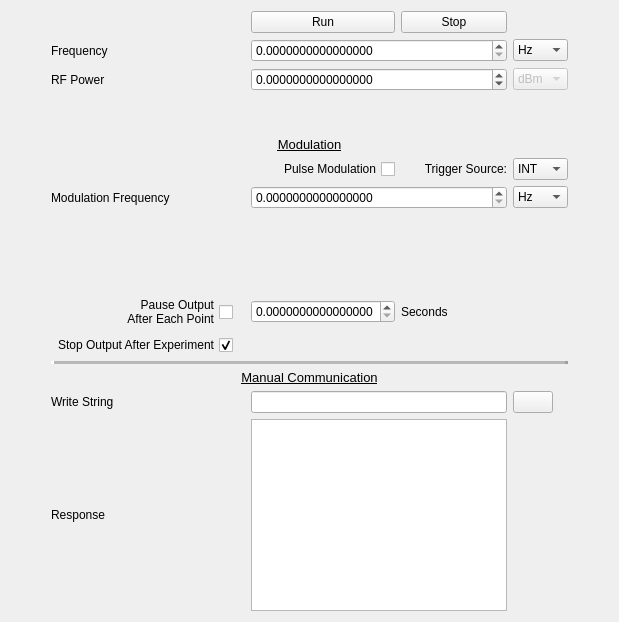
     <widget class="QWidget" name="rns_tab">
      <attribute name="title">
       <string>R&amp;&amp;S</string>
      </attribute>
      <layout class="QGridLayout" name="gridLayout_13">
       <item row="1" column="1">
        <widget class="QLabel" name="label_66">
         <property name="text">
          <string>Frequency</string>
         </property>
        </widget>
       </item>
       <item row="15" column="4" colspan="2">
        <widget class="QTextEdit" name="smb100a_response_textedit"/>
       </item>
       <item row="5" column="4">
        <widget class="QCheckBox" name="smb100a_modulate_checkbox">
         <property name="layoutDirection">
          <enum>Qt::RightToLeft</enum>
         </property>
         <property name="text">
          <string>Pulse Modulation</string>
         </property>
        </widget>
       </item>
       <item row="13" column="1" colspan="6">
        <widget class="QLabel" name="label_67">
         <property name="font">
          <font>
           <pointsize>10</pointsize>
           <underline>true</underline>
          </font>
         </property>
         <property name="text">
          <string>Manual Communication</string>
         </property>
         <property name="alignment">
          <set>Qt::AlignCenter</set>
         </property>
        </widget>
       </item>
       <item row="7" column="4">
        <spacer name="verticalSpacer_4">
         <property name="orientation">
          <enum>Qt::Vertical</enum>
         </property>
         <property name="sizeHint" stdset="0">
          <size>
           <width>20</width>
           <height>40</height>
          </size>
         </property>
        </spacer>
       </item>
       <item row="3" column="4">
        <spacer name="verticalSpacer_5">
         <property name="orientation">
          <enum>Qt::Vertical</enum>
         </property>
         <property name="sizeHint" stdset="0">
          <size>
           <width>20</width>
           <height>40</height>
          </size>
         </property>
        </spacer>
       </item>
       <item row="10" column="1">
        <widget class="QCheckBox" name="cooling_delay_chkbx">
         <property name="layoutDirection">
          <enum>Qt::RightToLeft</enum>
         </property>
         <property name="text">
          <string>Pause Output
After Each Point</string>
         </property>
        </widget>
       </item>
       <item row="14" column="1" colspan="2">
        <widget class="QLabel" name="label_68">
         <property name="maximumSize">
          <size>
           <width>16777215</width>
           <height>20</height>
          </size>
         </property>
         <property name="text">
          <string>Write String</string>
         </property>
        </widget>
       </item>
       <item row="2" column="6">
        <widget class="CustomComboBox" name="smb100a_power_units_cbx">
         <property name="enabled">
          <bool>false</bool>
         </property>
         <property name="editable">
          <bool>false</bool>
         </property>
         <item>
          <property name="text">
           <string>dBm</string>
          </property>
         </item>
        </widget>
       </item>
       <item row="5" column="6">
        <widget class="QComboBox" name="smb100a_mod_source_cmb">
         <item>
          <property name="text">
           <string>INT</string>
          </property>
         </item>
         <item>
          <property name="text">
           <string>EXT</string>
          </property>
         </item>
        </widget>
       </item>
       <item row="14" column="4" colspan="2">
        <widget class="QLineEdit" name="smb100a_write_cmd_lnedt"/>
       </item>
       <item row="10" column="4">
        <widget class="ScienDSpinBox" name="cooling_delay_spbx">
         <property name="maximumSize">
          <size>
           <width>16777215</width>
           <height>16777215</height>
          </size>
         </property>
         <property name="keyboardTracking">
          <bool>false</bool>
         </property>
         <property name="decimals">
          <number>16</number>
         </property>
         <property name="minimum">
          <double>0.000000000000000</double>
         </property>
         <property name="maximum">
          <double>2050000000.000000000000000</double>
         </property>
        </widget>
       </item>
       <item row="15" column="1" colspan="2">
        <widget class="QLabel" name="label_138">
         <property name="maximumSize">
          <size>
           <width>16777215</width>
           <height>20</height>
          </size>
         </property>
         <property name="text">
          <string>Response</string>
         </property>
        </widget>
       </item>
       <item row="12" column="1" colspan="6">
        <widget class="QFrame" name="frame_7">
         <property name="frameShape">
          <enum>QFrame::HLine</enum>
         </property>
         <property name="frameShadow">
          <enum>QFrame::Raised</enum>
         </property>
         <property name="lineWidth">
          <number>3</number>
         </property>
         <property name="midLineWidth">
          <number>5</number>
         </property>
        </widget>
       </item>
       <item row="6" column="4" colspan="2">
        <widget class="ScienDSpinBox" name="smb100a_set_mod_freq_spbx">
         <property name="maximumSize">
          <size>
           <width>16777215</width>
           <height>16777215</height>
          </size>
         </property>
         <property name="keyboardTracking">
          <bool>false</bool>
         </property>
         <property name="decimals">
          <number>16</number>
         </property>
         <property name="minimum">
          <double>0.000000000000000</double>
         </property>
         <property name="maximum">
          <double>2050000000.000000000000000</double>
         </property>
        </widget>
       </item>
       <item row="6" column="1">
        <widget class="QLabel" name="label_69">
         <property name="text">
          <string>Modulation Frequency</string>
         </property>
        </widget>
       </item>
       <item row="1" column="7">
        <spacer name="horizontalSpacer_4">
         <property name="orientation">
          <enum>Qt::Horizontal</enum>
         </property>
         <property name="sizeHint" stdset="0">
          <size>
           <width>40</width>
           <height>20</height>
          </size>
         </property>
        </spacer>
       </item>
       <item row="1" column="4" colspan="2">
        <widget class="ScienDSpinBox" name="smb100a_set_freq_spbx">
         <property name="maximumSize">
          <size>
           <width>16777215</width>
           <height>16777215</height>
          </size>
         </property>
         <property name="keyboardTracking">
          <bool>false</bool>
         </property>
         <property name="decimals">
          <number>16</number>
         </property>
         <property name="minimum">
          <double>0.000000000000000</double>
         </property>
         <property name="maximum">
          <double>12750000000.000000000000000</double>
         </property>
        </widget>
       </item>
       <item row="6" column="6">
        <widget class="CustomComboBox" name="smb100a_mod_freq_units">
         <property name="currentText">
          <string>Hz</string>
         </property>
         <item>
          <property name="text">
           <string>Hz</string>
          </property>
         </item>
         <item>
          <property name="text">
           <string>kHz</string>
          </property>
         </item>
         <item>
          <property name="text">
           <string>MHz</string>
          </property>
         </item>
         <item>
          <property name="text">
           <string>GHz</string>
          </property>
         </item>
        </widget>
       </item>
       <item row="0" column="5">
        <widget class="QPushButton" name="smb100a_stop_btn">
         <property name="text">
          <string>Stop</string>
         </property>
        </widget>
       </item>
       <item row="9" column="1">
        <spacer name="verticalSpacer_6">
         <property name="orientation">
          <enum>Qt::Vertical</enum>
         </property>
         <property name="sizeHint" stdset="0">
          <size>
           <width>20</width>
           <height>40</height>
          </size>
         </property>
        </spacer>
       </item>
       <item row="2" column="1">
        <widget class="QLabel" name="label_70">
         <property name="text">
          <string>RF Power</string>
         </property>
        </widget>
       </item>
       <item row="4" column="1" colspan="6">
        <widget class="QLabel" name="label_72">
         <property name="font">
          <font>
           <pointsize>10</pointsize>
           <weight>50</weight>
           <bold>false</bold>
           <underline>true</underline>
          </font>
         </property>
         <property name="text">
          <string>Modulation</string>
         </property>
         <property name="alignment">
          <set>Qt::AlignCenter</set>
         </property>
        </widget>
       </item>
       <item row="10" column="5">
        <widget class="QLabel" name="label_39">
         <property name="text">
          <string>Seconds</string>
         </property>
        </widget>
       </item>
       <item row="1" column="0">
        <spacer name="horizontalSpacer_3">
         <property name="orientation">
          <enum>Qt::Horizontal</enum>
         </property>
         <property name="sizeHint" stdset="0">
          <size>
           <width>40</width>
           <height>20</height>
          </size>
         </property>
        </spacer>
       </item>
       <item row="5" column="5">
        <widget class="QLabel" name="label_71">
         <property name="layoutDirection">
          <enum>Qt::LeftToRight</enum>
         </property>
         <property name="text">
          <string>Trigger Source:</string>
         </property>
         <property name="alignment">
          <set>Qt::AlignRight|Qt::AlignTrailing|Qt::AlignVCenter</set>
         </property>
        </widget>
       </item>
       <item row="2" column="4" colspan="2">
        <widget class="ScienDSpinBox" name="smb100a_set_power_spbx">
         <property name="maximumSize">
          <size>
           <width>16777215</width>
           <height>16777215</height>
          </size>
         </property>
         <property name="keyboardTracking">
          <bool>false</bool>
         </property>
         <property name="decimals">
          <number>16</number>
         </property>
         <property name="minimum">
          <double>-100.000000000000000</double>
         </property>
         <property name="maximum">
          <double>100.000000000000000</double>
         </property>
        </widget>
       </item>
       <item row="0" column="4">
        <widget class="QPushButton" name="smb100a_run_btn">
         <property name="text">
          <string>Run</string>
         </property>
        </widget>
       </item>
       <item row="14" column="6">
        <widget class="QPushButton" name="smb100a_send_cmd_btn">
         <property name="maximumSize">
          <size>
           <width>40</width>
           <height>16777215</height>
          </size>
         </property>
         <property name="text">
          <string/>
         </property>
         <property name="icon">
          <iconset>
           <normaloff>../icons/arrow.png</normaloff>../icons/arrow.png</iconset>
         </property>
        </widget>
       </item>
       <item row="1" column="6">
        <widget class="CustomComboBox" name="smb100a_freq_units_cbx">
         <property name="currentText">
          <string>Hz</string>
         </property>
         <item>
          <property name="text">
           <string>Hz</string>
          </property>
         </item>
         <item>
          <property name="text">
           <string>kHz</string>
          </property>
         </item>
         <item>
          <property name="text">
           <string>MHz</string>
          </property>
         </item>
         <item>
          <property name="text">
           <string>GHz</string>
          </property>
         </item>
        </widget>
       </item>
       <item row="11" column="1">
        <widget class="QCheckBox" name="smb100a_stop_after_expt_chkbx">
         <property name="layoutDirection">
          <enum>Qt::RightToLeft</enum>
         </property>
         <property name="text">
          <string>Stop Output After Experiment</string>
         </property>
         <property name="checked">
          <bool>true</bool>
         </property>
        </widget>
       </item>
      </layout>
     </widget>
